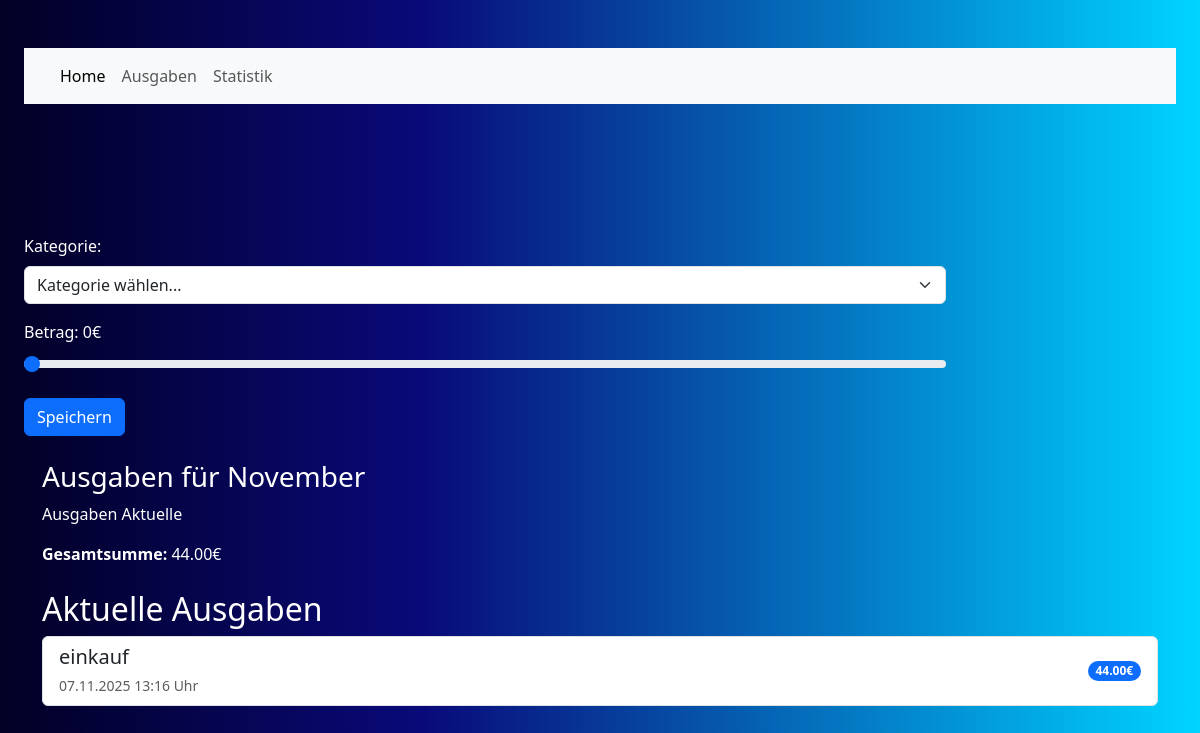
Page /home/ on the earlier database version.
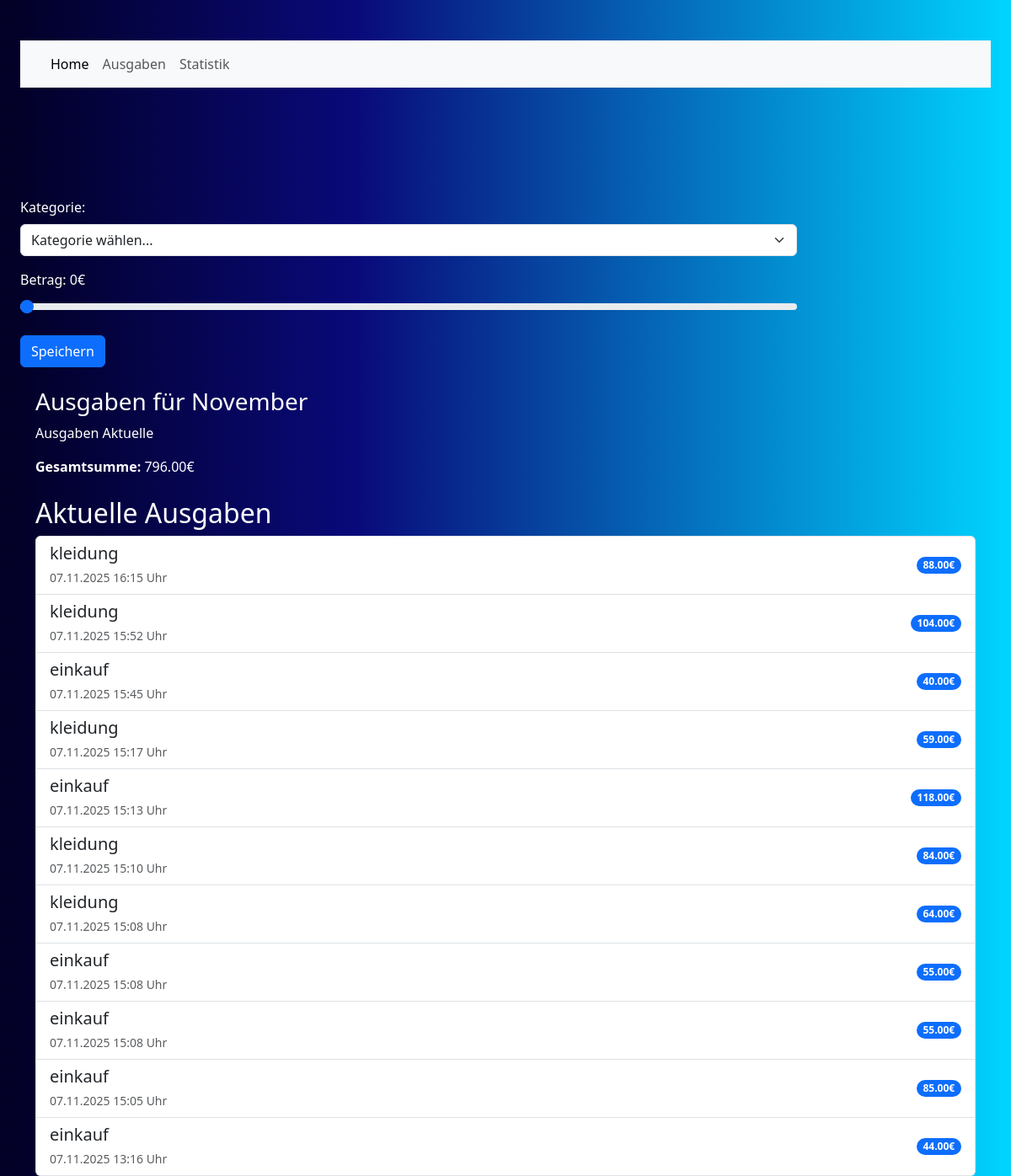
Same page on the later database version.
### home/models.py (models this page shows, shortened)
class Ausgabe(models.Model):
    ausgaben_höhe = models.DecimalField(max_digits=10, decimal_places=2, default=0)
    ausgaben_kategorie = models.CharField(max_length=100)
    zeitpunkt_ausgabe = models.DateTimeField(auto_now_add=True)  # Automatisch setzen!
    class Meta:
        verbose_name = "Ausgabe"
        verbose_name_plural = "Ausgaben"  # Plural nur für Admin-Anzeige

### home/views.py (the view)
# urls.py: path('', views.main_view, name='main'),  # ← main_view verwenden!
def main_view(request):
    heute = datetime.now()
    monat = heute.month
    jahr = heute.year
    monate = ['Januar', 'Februar', 'März', 'April', 'Mai', 'Juni',
              'Juli', 'August', 'September', 'Oktober', 'November', 'Dezember']
    monat_name = monate[monat - 1]
    ausgaben_monatlich = Ausgabe.objects.filter(
        zeitpunkt_ausgabe__month=monat,
        zeitpunkt_ausgabe__year=jahr
    ).order_by('-zeitpunkt_ausgabe')
    gesamt_summe = 0
    for ausgabe in ausgaben_monatlich:
        print(f"Kategorie: {ausgabe.ausgaben_kategorie} - Höhe: {ausgabe.ausgaben_höhe}€")
        gesamt_summe += ausgabe.ausgaben_höhe
    print(f"Gesamtsumme für {monat}/{jahr}: {gesamt_summe}€")
    kategorien_daten = ausgaben_monatlich.values('ausgaben_kategorie').annotate(
        summe=Sum('ausgaben_höhe')
    ).order_by('-summe')
    chart_labels = [item['ausgaben_kategorie'] for item in kategorien_daten]
    chart_data = [float(item['summe']) for item in kategorien_daten]
    chart_labels_json = json.dumps(chart_labels)
    chart_data_json = json.dumps(chart_data)
    context = {
        'ausgaben': ausgaben_monatlich,
        'gesamt_summe': gesamt_summe,
        'monat': monat,
        'monat_name': monat_name,
        'jahr': jahr,
        'chart_labels': chart_labels_json,
        'chart_data': chart_data_json,
    }
    return render(request, 'home/main.html', context)

### home/templates/home/main.html (shortened to what this page needs)
{% load static %}
<!DOCTYPE html>
<html>
<head>
    <link rel="stylesheet" href="{% static 'home/style.css' %}">
    <link href="https://cdn.jsdelivr.net/npm/bootstrap@5.3.2/dist/css/bootstrap.min.css" rel="stylesheet">
</head>
<body>
    <section id="main-section-home">
        <section>
            <div id="eingabe-form">
                <nav class="navbar navbar-expand-lg bg-body-tertiary">
                    <div class="container-fluid">
                        <div class="collapse navbar-collapse" id="navbarNav">
                            <ul class="navbar-nav">
                                <li class="nav-item">
                                    <a class="nav-link active" aria-current="page" href="#">Home</a>
                                </li>
                                <li class="nav-item">
                                    <a class="nav-link" href="#">Ausgaben</a>
                                </li>
                                <li class="nav-item">
                                    <a class="nav-link" href="#">Statistik</a>
                                </li>
                            </ul>
                        </div>
                    </div>
                </nav>
            </div>
            <div id="main-wrapper">
                <form hx-post="{% url 'home:add_cost' %}"
                      hx-target="#result"
                      hx-swap="afterbegin">
                    <div class="mb-3">
                        <label for="ausgaben_kategorie" class="form-label">Kategorie:</label>
                        <select id="ausgaben_kategorie"
                                name="ausgaben_kategorie"
                                class="form-select"
                                required>
                            <option value="">Kategorie wählen...</option>
                        </select>
                    </div>
                    <div class="mb-3">
                        <label for="ausgaben_höhe" class="form-label">
                            Betrag: <span id="amount-value">0</span>€
                        </label>
                        <input
                            type="range"
                            id="ausgaben_höhe"
                            name="ausgaben_höhe"
                            class="form-range"
                            min="0"
                            max="250"
                            value="0">
                    </div>
                    <button type="submit" class="btn btn-primary">Speichern</button>
                </form>
            </div>
        </section>
        <div class="container mt-4">
            <h3>Ausgaben für {{ monat_name }} </h3>
            <div class="mb-1">
                <p>Ausgaben Aktuelle</p>
                <strong>Gesamtsumme:</strong> {{ gesamt_summe }}€
            </div>
        </div>
        <div class="container mt-4">
            <h2>Aktuelle Ausgaben</h2>
            {% if ausgaben %}
                <div class="list-group">
                    {% for ausgabe in ausgaben %}
                        <div class="list-group-item d-flex justify-content-between align-items-center">
                            <div>
                                <h5 class="mb-1">{{ ausgabe.ausgaben_kategorie }}</h5>
                                <small class="text-muted">{{ ausgabe.zeitpunkt_ausgabe|date:"d.m.Y H:i" }} Uhr</small>
                            </div>
                            <span class="badge bg-primary rounded-pill">{{ ausgabe.ausgaben_höhe }}€</span>
                        </div>
                    {% endfor %}
                </div>
            {% else %}
                <div class="alert alert-info">
                    Noch keine Ausgaben vorhanden. Füge deine erste Ausgabe hinzu!
                </div>
            {% endif %}
        </div>
    </section>
</body>
</html>

### home/static/home/style.css (style rules this page uses)
body { background: #020024; background: linear-gradient(90deg, rgba(2, 0, 36, 1) 0%, rgba(9, 9, 121, 1) 35%, rgba(0, 212, 255, 1) 100%); }
#main-section-home { width: 100vw; height: auto; display: block; align-items: center; justify-content: center; padding-top: 3rem; color:rgb(255, 255, 255); padding-left: 1.5rem; padding-right: 1.5rem; }
#main-wrapper { padding-top: 100px; width: 80% ; height: 100%; }
#eingabe-form { margin-bottom:30px; }

Differences in the rows shown:
added Ausgabe: ausgaben_kategorie "kleidung", zeitpunkt_ausgabe "07.11.2025 16:15", ausgaben_höhe "88.00"
added Ausgabe: ausgaben_kategorie "kleidung", zeitpunkt_ausgabe "07.11.2025 15:52", ausgaben_höhe "104.00"
added Ausgabe: ausgaben_kategorie "einkauf", zeitpunkt_ausgabe "07.11.2025 15:45", ausgaben_höhe "40.00"
added Ausgabe: ausgaben_kategorie "kleidung", zeitpunkt_ausgabe "07.11.2025 15:17", ausgaben_höhe "59.00"
added Ausgabe: ausgaben_kategorie "einkauf", zeitpunkt_ausgabe "07.11.2025 15:13", ausgaben_höhe "118.00"
added Ausgabe: ausgaben_kategorie "kleidung", zeitpunkt_ausgabe "07.11.2025 15:10", ausgaben_höhe "84.00"
added Ausgabe: ausgaben_kategorie "kleidung", zeitpunkt_ausgabe "07.11.2025 15:08", ausgaben_höhe "64.00"
added Ausgabe: ausgaben_kategorie "einkauf", zeitpunkt_ausgabe "07.11.2025 15:08", ausgaben_höhe "55.00"
added Ausgabe: ausgaben_kategorie "einkauf", zeitpunkt_ausgabe "07.11.2025 15:08", ausgaben_höhe "55.00"
added Ausgabe: ausgaben_kategorie "einkauf", zeitpunkt_ausgabe "07.11.2025 15:05", ausgaben_höhe "85.00"
Other differences:
{{ gesamt_summe }}: "44.00" → "796.00"
